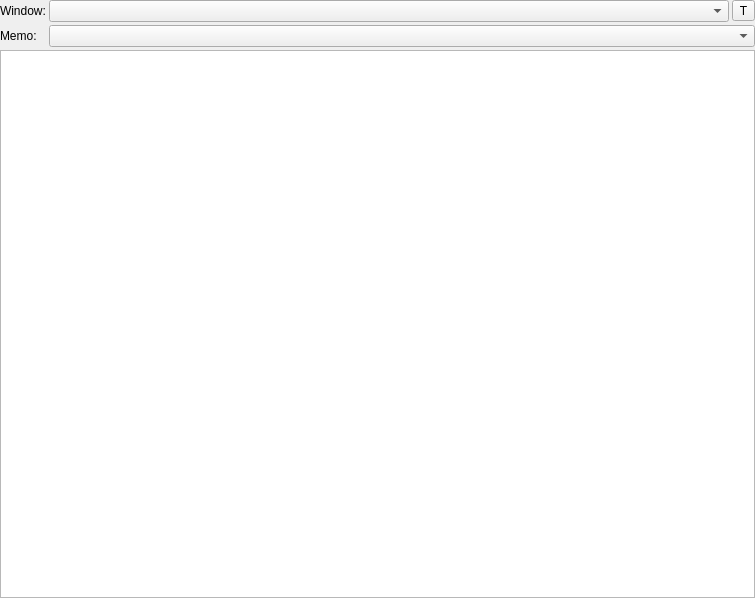
<?xml version="1.0" encoding="UTF-8"?>
<ui version="4.0">
 <class>MainWindow</class>
 <widget class="QMainWindow" name="MainWindow">
  <property name="geometry">
   <rect>
    <x>0</x>
    <y>0</y>
    <width>755</width>
    <height>598</height>
   </rect>
  </property>
  <property name="windowTitle">
   <string>MainWindow</string>
  </property>
  <widget class="QWidget" name="centralwidget">
   <layout class="QGridLayout" name="gridLayout" rowstretch="0,0,1" columnstretch="0,1,0">
    <property name="leftMargin">
     <number>0</number>
    </property>
    <property name="topMargin">
     <number>0</number>
    </property>
    <property name="rightMargin">
     <number>0</number>
    </property>
    <property name="bottomMargin">
     <number>0</number>
    </property>
    <property name="spacing">
     <number>3</number>
    </property>
    <item row="0" column="0">
     <widget class="QLabel" name="label">
      <property name="text">
       <string>Window:</string>
      </property>
     </widget>
    </item>
    <item row="1" column="1" colspan="2">
     <widget class="EditableComboBox" name="combo_name">
      <property name="toolTip">
       <string>&lt;!DOCTYPE HTML PUBLIC &quot;-//W3C//DTD HTML 4.0//EN&quot; &quot;http://www.w3.org/TR/REC-html40/strict.dtd&quot;&gt;
&lt;html&gt;&lt;head&gt;&lt;meta name=&quot;qrichtext&quot; content=&quot;1&quot; /&gt;&lt;meta charset=&quot;utf-8&quot; /&gt;&lt;style type=&quot;text/css&quot;&gt;
p, li { white-space: pre-wrap; }
&lt;/style&gt;&lt;/head&gt;&lt;body style=&quot; font-family:'Microsoft YaHei UI'; font-size:9pt; font-weight:400; font-style:normal;&quot;&gt;
&lt;p style=&quot; margin-top:0px; margin-bottom:0px; margin-left:0px; margin-right:0px; -qt-block-indent:0; text-indent:0px;&quot;&gt;All the memos with names matching the chosen title. Double click to rename or create new one(when &amp;quot;...&amp;quot; is selected)&lt;/p&gt;&lt;/body&gt;&lt;/html&gt;</string>
      </property>
     </widget>
    </item>
    <item row="0" column="1">
     <widget class="QComboBox" name="combo_title">
      <property name="toolTip">
       <string>&lt;!DOCTYPE HTML PUBLIC &quot;-//W3C//DTD HTML 4.0//EN&quot; &quot;http://www.w3.org/TR/REC-html40/strict.dtd&quot;&gt;
&lt;html&gt;&lt;head&gt;&lt;meta name=&quot;qrichtext&quot; content=&quot;1&quot; /&gt;&lt;meta charset=&quot;utf-8&quot; /&gt;&lt;style type=&quot;text/css&quot;&gt;
p, li { white-space: pre-wrap; }
&lt;/style&gt;&lt;/head&gt;&lt;body style=&quot; font-family:'Microsoft YaHei UI'; font-size:9pt; font-weight:400; font-style:normal;&quot;&gt;
&lt;p style=&quot; margin-top:0px; margin-bottom:0px; margin-left:0px; margin-right:0px; -qt-block-indent:0; text-indent:0px;&quot;&gt;Shows what windows are opened, flushed by middle click the handle button&lt;/p&gt;&lt;/body&gt;&lt;/html&gt;</string>
      </property>
     </widget>
    </item>
    <item row="0" column="2">
     <widget class="WindowHandleButton" name="handleButton">
      <property name="toolTip">
       <string>&lt;!DOCTYPE HTML PUBLIC &quot;-//W3C//DTD HTML 4.0//EN&quot; &quot;http://www.w3.org/TR/REC-html40/strict.dtd&quot;&gt;
&lt;html&gt;&lt;head&gt;&lt;meta name=&quot;qrichtext&quot; content=&quot;1&quot; /&gt;&lt;meta charset=&quot;utf-8&quot; /&gt;&lt;style type=&quot;text/css&quot;&gt;
p, li { white-space: pre-wrap; }
&lt;/style&gt;&lt;/head&gt;&lt;body style=&quot; font-family:'Microsoft YaHei UI'; font-size:9pt; font-weight:400; font-style:normal;&quot;&gt;
&lt;p style=&quot; margin-top:0px; margin-bottom:0px; margin-left:0px; margin-right:0px; -qt-block-indent:0; text-indent:0px;&quot;&gt;Handle button. Drag with left button to move, with left+right(order aware) button to resize. Click by middle button to flush current windows, by right button to open menu.&lt;/p&gt;&lt;/body&gt;&lt;/html&gt;</string>
      </property>
      <property name="text">
       <string>T</string>
      </property>
     </widget>
    </item>
    <item row="1" column="0">
     <widget class="QLabel" name="label_2">
      <property name="text">
       <string>Memo:</string>
      </property>
     </widget>
    </item>
    <item row="2" column="0" colspan="3">
     <widget class="QMarkdownTextEdit" name="edit_content"/>
    </item>
   </layout>
  </widget>
 </widget>
 <customwidgets>
  <customwidget>
   <class>WindowHandleButton</class>
   <extends>QToolButton</extends>
   <header>windowhandlebutton.h</header>
  </customwidget>
  <customwidget>
   <class>QMarkdownTextEdit</class>
   <extends>QPlainTextEdit</extends>
   <header location="global">qmarkdowntextedit.h</header>
  </customwidget>
  <customwidget>
   <class>EditableComboBox</class>
   <extends>QComboBox</extends>
   <header>editablecombobox.h</header>
  </customwidget>
 </customwidgets>
 <resources/>
 <connections/>
</ui>
